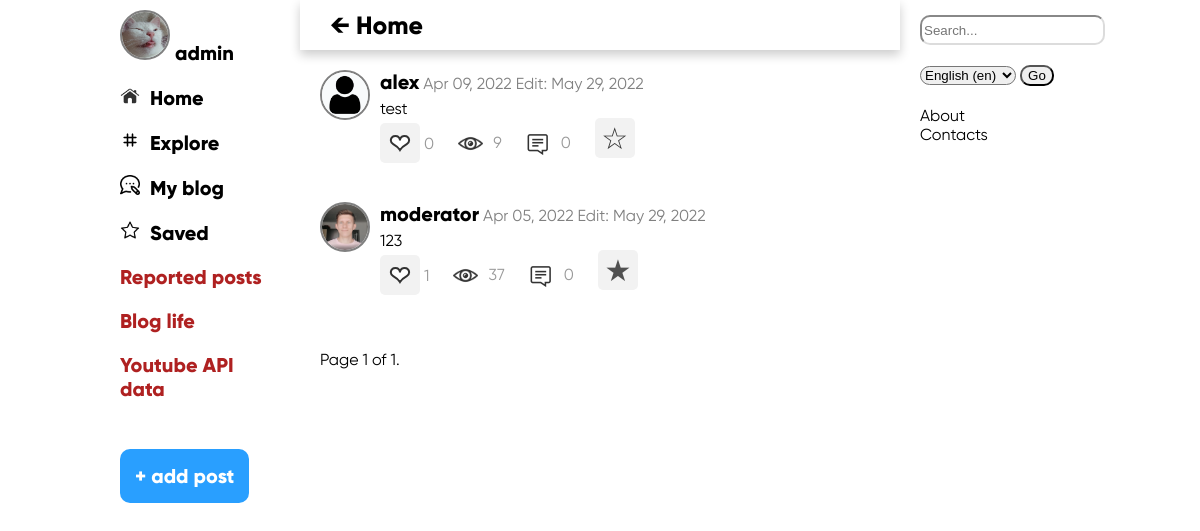
The app's page /blog/subscriptions/ (signed in) with its own data.
### app_users/models.py (models this page shows, shortened)
class Profile(models.Model):
    user = models.OneToOneField(User, on_delete=models.CASCADE, verbose_name=_('user'))
    profile_img = models.ImageField(upload_to=user_directory_path, null=True, blank=True, default='profile_images/defaultuser.png', verbose_name=_('image'))
    profile_head_img = models.ImageField(upload_to=user_directory_path, null=True, blank=True, default='profile_images/defaulthead.png', verbose_name=_('head image'))
    is_banned = models.BooleanField(null=True, default=False, verbose_name=_('banned'))
    news_count = models.IntegerField(default=0, verbose_name=_('news_count'))
    subscribers = models.ManyToManyField(User, related_name='subscribers', blank=True, verbose_name=_('subscribers'))
    subscriptions = models.ManyToManyField(User, related_name='subscriptions', blank=True, verbose_name=_('subscriptions'))
    class Meta:
        verbose_name_plural = _('profiles')
        verbose_name = _('profile')
    def subs_count(self) -> int:
        return self.subscriptions.all().count()

### app_news_board/models.py (models this page shows, shortened)
class News(models.Model):
    author = models.ForeignKey(User, on_delete=models.CASCADE, blank=True, null=True, verbose_name=_('author'))
    title = models.CharField(max_length=1500, db_index=True, default=None, blank=True, null=True, verbose_name=_('title'))  # используется только при симуляции жизни
    content = models.CharField(max_length=1500, default='', verbose_name=_('content'))
    created_at = models.DateTimeField(auto_now_add=True, verbose_name=_('created_at'))
    updated_at = models.DateTimeField(auto_now=True, verbose_name=_('updated_at'))
    views_count = models.IntegerField(default=0, verbose_name=_('views_count'))
    is_active = models.BooleanField(default=True, verbose_name=_('is_active'))
    likes = models.ManyToManyField(User, related_name='likes', blank=True, verbose_name=_('likes'))
    saves = models.ManyToManyField(User, related_name='saves', blank=True, verbose_name=_('saves'))
    class Meta:
        verbose_name_plural = _('news')
        verbose_name = _('new')
        ordering = ['-id']
    def total_likes(self):
        return self.likes.all().count()

### app_blog/views.py (the view)
# urls.py: path('subscriptions/', SubscriptionsView.as_view(), name='subscriptions'),
class SubscriptionsView(ListView):
    model = News
    template_name = 'blog/subscriptions.html'
    context_object_name = 'sub_posts'
    paginate_by = 20
    def get_queryset(self):
        user = self.request.user
        if user.profile.subs_count() > 0:
            queryset = News.objects \
                .select_related('author__profile', ) \
                .prefetch_related('likes', 'saves') \
                .filter(author__in=user.profile.subscriptions.all()) \
                .order_by('-created_at')
        else:
            queryset = []
        return queryset

### templates/blog/subscriptions.html (shortened to what this page needs)
{% extends 'base.html' %}
{% load i18n %}
{% load static %}
{% block menu %}
    <b>{% trans "Home" %}</b>
{% endblock %}
{% block content %}
<div class="board">
    <div class="news_list">
        <ul>
            {% for post in sub_posts %}
                <li>
                    {% if post.author.profile.profile_img %}
                        <div class="news_author_img_block">
                            <a href="{% url 'user_blog' pk=post.author.id %}">
                                <img class="news_author_img" src="{{ post.author.profile.profile_img.url }}">
                            </a>
                        </div>
                    {% endif %}
                    <div class="news_author_content_block">
                        {% if post.author %}
                            <a class="news_author" href="{% url 'user_blog' pk=post.author.id %}">{{ post.author }}</a>
                        {% else %}
                            <p>Anon</p>
                        {% endif %}
                        {{ post.created_at|date:"M d, Y" }}
                        {% if post.created_at|date:"M d, Y" != post.updated_at|date:"M d, Y" %}
                            {% trans "Edit:" %} {{ post.updated_at|date:"M d, Y" }}
                        {% endif %}
                        <br>
                        <div class="news_text_block">
                            <a class="news_text" href="{% url 'news_detail' pk=post.id %}">{{ post.content|truncatechars:150 }}</a>
                        </div>
                        <div class="news_list_info">
                            <div class="like-section">
                                {% include 'functions/like_section.html' %}
                            </div>
                            <div class="view-section">
                                <img class="news_list_info_img" src="{% static 'img/views.png' %}">{{ post.views_count }}
                            </div>
                            <div class="comment-section">
                                <img class="news_list_info_img" src="{% static 'img/comments.png' %}">{{ post.comment_news.all.count }}
                            </div>
                            <div class="save-section">
                                {% include 'functions/save_section.html' %}
                            </div>
                        </div>
                    </div>
                </li>
                <br>
            {% empty %}
                {% trans "You don't have subscriptions" %}. <a href="{% url 'news_list' %}">Search</a> {% trans "new themes" %}
            {% endfor %}
        </ul>
    </div>
    <div class="pagination">
        <span class="step-links">
            <span class="current">
                Page {{ page_obj.number }} of {{ page_obj.paginator.num_pages }}.
            </span>
        </span>
    </div>
</div>
{% endblock %}

### templates/base.html (shortened to what this page needs)
<!DOCTYPE html>
<html lang="en">
{% load static %}
{% load i18n %}
<head>
    <link rel="stylesheet" href="{% static 'css/style.css' %}" type="text/css">
    <link rel="stylesheet" href="{% static 'css/like_and_save.css' %}" type="text/css">
    <link rel="stylesheet" href="{% static 'css/news_list.css' %}" type="text/css">
    <link rel="stylesheet" href="{% static 'css/news_detail.css' %}" type="text/css">
    <link rel="stylesheet" href="{% static 'css/profile.css' %}" type="text/css">
    <link rel="stylesheet" href="{% static 'css/subs.css' %}" type="text/css">
    <link rel="stylesheet" href="{% static 'css/life_settings.css' %}" type="text/css">
    <link rel="stylesheet" href="{% static 'css/add_post.css' %}" type="text/css">
    <link rel="stylesheet" href="{% static 'css/news_images.css' %}" type="text/css">
</head>
<body>
    <div class="container">
        <div class="left-panel">
            <div class="left-content">
                <div class="profile_menu">
                    {% if request.user.is_authenticated %}
                        <div class="user_info">
                            <div class="dropdown">
                                <div class="main_user_info">
                                    <div class="main_user_img_block">
                                        <a href="{% url 'user_blog' pk=request.user.id %}">
                                            {% if request.user.profile %}
                                                <img class="main_user_img" src="{{ request.user.profile.profile_img.url }}">
                                            {% else %}
                                                <img class="main_user_img" src="{% static 'img/default_images/defaultuser.png' %}">
                                            {% endif %}
                                            <div class="main_user_name">{{ request.user.username }}</div>
                                        </a>
                                    </div>
                                </div>
                            </div>
                        </div>
                        <p><a href="{% url 'subscriptions' %}"><img class="menu_img" src="{% static 'img/home.png' %}">{% trans "Home" %}</a></p>
                        <p><a class="back_to_main" href="{% url 'news_list'  %}"><img class="menu_img" src="{% static 'img/hashtag.png' %}">{% trans "Explore" %}</a></p>
                        <p><a href="{% url 'user_blog' pk=request.user.id %}"><img class="menu_img" src="{% static 'img/blog.png' %}">{% trans "My blog" %}</a></p>
                        <p><a href="{% url 'bookmarks' %}"><img class="menu_img" src="{% static 'img/bookmarks.png' %}">{% trans "Saved" %}</a></p>
                        {% if request.user.username == 'admin' %}
                            <p><a style="color: #af2121" href="{% url 'need_moderation' %}">{% trans "Reported posts" %}</a></p>
                            <p><a style="color: #af2121" href="{% url 'blog_life' %}">{% trans "Blog life" %}</a></p>
                            <p><a style="color: #af2121" href="{% url 'youtube_data' %}">{% trans "Youtube API data" %}</a></p>
                        {% endif %}
                        <br>
                        <p><a class="add_news" href="{% url 'create' %}">{% trans "+ add post" %}</a></p>
                    {% else %}
                        <p><a class="back_to_main" href="{% url 'news_list'  %}"><img class="menu_img" src="{% static 'img/hashtag.png' %}">{% trans "Explore" %}</a></p>
                        <p><a href="{% url 'login' %}">{% trans "Login" %}</a></p>
                    {% endif %}
                </div>
            </div>
        </div>
        <div class="middle-panel">
            <div class="menu">
                {% block menu %}{% endblock %}
            </div>
            {% block content %}{% endblock %}
        </div>
        <div class="right-panel">
            <div class="right-content">
                <div class="other">
                    <form action="{% url 'news_list' %}" method="get">
                        <input class="search" name="q" type="text" placeholder='{% trans "Search..." %}'>
                    </form>
                </div>
                <div class="lang_change">
                    <form action="{% url 'set_language' %}" method="post">{% csrf_token %}
                        <select class="lang_change_from" name="language">
                            {% get_current_language as LANGUAGE_CODE %}
                            {% get_available_languages as LANGUAGES %}
                            {% get_language_info_list for LANGUAGES as languages %}
                            {% for language in languages %}
                                <option value="{{ language.code }}" {% if language.code == LANGUAGE_CODE %} selected {% endif %}>
                                    {{ language.name_local }} ({{ language.code }})
                                </option>
                            {% endfor %}
                        </select>
                        <input class="lang_change_from" type="submit" value="Go">
                    </form>
                </div>
                <div class="site_info">
                    <a class="site_info_a" href="{% url 'about'  %}">{% trans 'About' %}</a>
                    <br>
                    <a class="site_info_a" href="{% url 'contacts'  %}">{% trans 'Contacts' %}</a>
                </div>
            </div>
        </div>
    </div>
</body>
</html>

### templates/functions/like_section.html (shortened to what this page needs)
{% load static %}
{% if request.user.is_authenticated %}
    <form action="{% url 'like_list' %}" method="POST" class="news_info_likes" id="{{ post.id }}">
        {% if request.user in post.likes.all %}
            <button
                    style="font-size: 30px; color: #ff3a40; "
                    class="like-btn{{ post.id }}"
                    id="like_button"
                    type="submit"
                    value="liked">
                ❤
            </button>
        {% else %}
            <button
                    style="font-size: 25px; color: #ffffff;
                            -webkit-text-stroke-width: 2px;
                            -webkit-text-stroke-color: black;"
                    class="like-btn{{ post.id }}"
                    id="like_button"
                    type="submit"
                    value="unliked">
                ❤
            </button>
        {% endif %}
        <div class="like-count{{ post.id }}" id="like_count">
            {{ post.total_likes }}
        </div>
    </form>
{% else %}
    <a href="{% url 'login' %}"><img class="like_image" src="{% static 'img/unliked.png' %}"></a>
{% endif %}

### templates/functions/save_section.html (shortened to what this page needs)
{% load static %}
{% if request.user.is_authenticated %}
    <form action="{% url 'save_list' %}" method="POST" class="news_info_saves" id="{{ post.id }}">
        {% if request.user in post.saves.all %}
            <button
                    style="font-size: 30px; color: #262626"
                    class="save-btn{{ post.id }}"
                    id="save_button"
                    type="submit">
            ★</button>
        {% else %}
            <button
                    style="font-size: 30px"
                    class="save-btn{{ post.id }}"
                    id="save_button"
                    type="submit">
            ☆</button>
        {% endif %}
    </form>
{% else %}
    <a href="{% url 'login' %}"><img class="like_image" src="{% static 'img/unsaved.png' %}"></a>
{% endif %}

### records on screen
News: author.profile.profile_img (placeholder picture), author "alex", created_at "Apr 09, 2022", updated_at "May 29, 2022", content "test", total_likes "0", views_count "9", comment_news.all.count "0"
News: author.profile.profile_img (picture), author "moderator", created_at "Apr 05, 2022", updated_at "May 29, 2022", content "123", total_likes "1", views_count "37", comment_news.all.count "0"

### other values on screen
{{ request.user.username }} "admin"
{{ page_obj.number }} "1"
{{ page_obj.paginator.num_pages }} "1"
form field language "English (en)"
